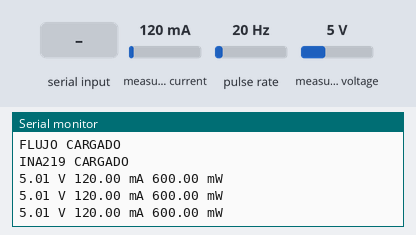
Bench run of a sketch on a simulated Arduino Uno, built with avr-gcc and run on an emulated ATmega328P. Shown: the last lines printed to the serial monitor. Wiring (inferred from the names in the program): pulse sensor: data pin 2. Inputs (shaded band) come from the test bench; at power-on: measured current 120 mA, measured voltage 5 V, pulse rate 20 Hz.

Above: at 2.7 s.
2.8 s: "1\n" received over the second serial link
4.5 s: measured current set to 40 mA
At 5.0 s:
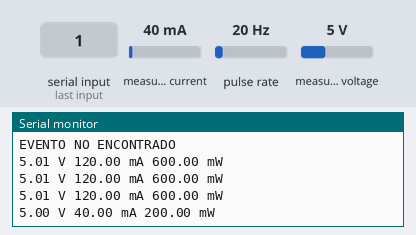
6.0 s: measured voltage set to 0.3 V
At 6.5 s:
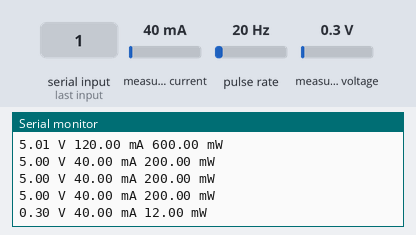
7.5 s: "0\n" received over the second serial link
9.0 s: measured current set to 500 mA
At 9.6 s:
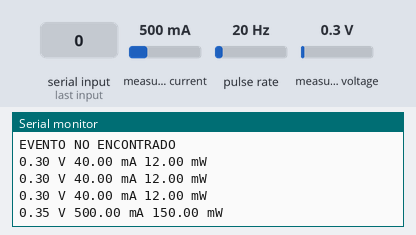
Timing chart, 0 to 11.5 s (numbered marks = the images above; inputs shaded):
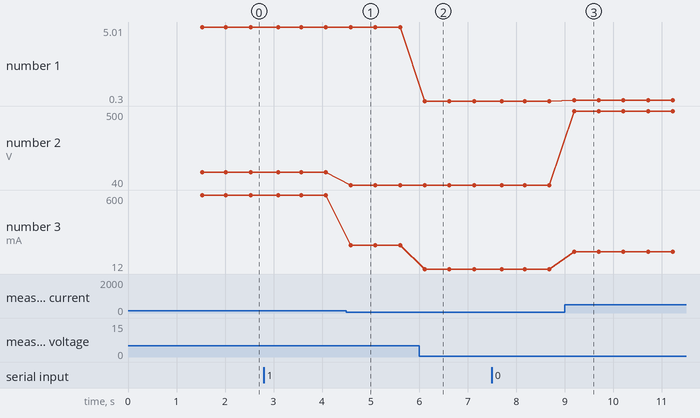

Measured:
- after the input at 4.5 s, the serial monitor: prints a new line after 0.09 s (image 1)
- after the input at 6.0 s, the serial monitor: prints a new line after 0.12 s (image 2)
- after the input at 9.0 s, the serial monitor: prints a new line after 0.19 s (image 3)
- plotted number 1: 5.01 → 5 after the input at 4.5 s, 5 → 0.3 after the input at 6.0 s, 0.3 → 0.35 after the input at 9.0 s
- plotted number 2: 120 → 40 after the input at 4.5 s, 40 → 500 after the input at 9.0 s
- plotted number 3: 600 → 200 after the input at 4.5 s, 200 → 12 after the input at 6.0 s, 12 → 150 after the input at 9.0 s

The sketch:

GetFlowSense.ino
```cpp
#include <SoftwareSerial.h>
#include <Wire.h>
#include <Adafruit_INA219.h>


int NumPulsos;         //variable para la cantidad de pulsos recibidos
int SensorFlujo = 2;            //Sensor conectado en el pin 2
float factor_conversion = 7.11; //para convertir de frecuencia a caudal
long dt = 0;                    //variación de tiempo por cada bucle
long t0 = 0;                    //millis() del bucle anterior
float FLUJO[2];


bool EstadoValvula = false;
int Valvula = 5;

Adafruit_INA219 ina219;
float ENERGIA[5];


SoftwareSerial ESP32(10, 11);
String CmdEsp32 = "";
String RpsEsp32 = "";
String RpsEsp32PW = "";

bool FlagsMsg = false;

void ContarPulsos()
{
    NumPulsos++; //incrementamos la variable de pulsos
}

int ObtenerFrecuecia()
{
    int frecuencia;
    NumPulsos = 0;          //Ponemos a 0 el número de pulsos
    interrupt();
    delay(1000);
    noInterrupts();
    frecuencia = NumPulsos; //Hz(pulsos por segundo)
    return frecuencia;
}
void interrupt(){
    interrupts();
    delay(1000);          //muestra de 1 segundo
    noInterrupts();
    return;
}

void setup()
{
    Serial.begin(9600);
    Serial.println("INICIO DE CONFIGURACION INICIAL");
    delay(500);

    ESP32.begin(115200);
    Serial.println("ESP32 CARGADO");
    delay(500);

    pinMode(Valvula, OUTPUT);
    pinMode(Valvula, LOW);
    Serial.println("VALVULA CARGADA");
    delay(500);

    pinMode(SensorFlujo, INPUT);
    attachInterrupt(0, ContarPulsos, RISING); //(Interrupción 0(Pin2),función,Flanco de subida)
    t0 = millis();
    Serial.println("FLUJO CARGADO");

    uint32_t currentFrequency;
    ina219.begin();
    Serial.println("INA219 CARGADO");

  //  Serial.println("PRUEBA DE PROGRAMA");
  //  delay(3000);
  //  Serial.println("PRUEBA SENSOR DE ENERGIA");
  //  GetPower();
  //  delay(1000);


//    Serial.println("FIN PRUEBAS....");
    //delay(5000);

}

void loop()
{
    GetPower();
    //delay(100);
    //GetSensorFlow();
    //noInterrupts();
    //delay(500);
    if(ESP32.available()){
    for(int i=0 ; i<4;i++){
        if(ESP32.available()){
            Serial.println("nuevo mensajes: ");
            ReciboDeMensaje();
            delay(10);
            }
    }}

}

void GetSensorFlow()
{
    delay(500);
    float frecuencia = ObtenerFrecuecia();
    FLUJO[0] = frecuencia / factor_conversion;
    dt = millis() - t0;
    t0 = millis();
    FLUJO[1] = FLUJO[1] + (FLUJO[0] / 60) * (dt / 1000);
    RpsEsp32=String(FLUJO[0])+" L/min " + String(FLUJO[1]) + " L";
    Serial.println(RpsEsp32);
    delay(500);

}

void GetPower()
{
  ENERGIA[0] = ina219.getShuntVoltage_mV();
  ENERGIA[1] = ina219.getBusVoltage_V();
  ENERGIA[2] = ina219.getCurrent_mA();
  ENERGIA[3] = ina219.getPower_mW();
  ENERGIA[4] = ENERGIA[1] + (ENERGIA[0] / 1000);

  RpsEsp32PW=String(ENERGIA[4])+ " V " + String(ENERGIA[2])+ " mA " + String(ENERGIA[3]) + " mW" ;
  Serial.println(RpsEsp32PW);
  delay(500);
}


void ReciboDeMensaje()
{
    CmdEsp32 = "";
    while (ESP32.available())
    {
        char x;
        x = ESP32.read();
        CmdEsp32 += x;
        if (x == '\n')
        {
            Serial.print(">>msg: ");
            Serial.println(CmdEsp32);
            FlagsMsg = true;
            break;
        }
    }
    DetectadorDeEventos();
}

void EnviarMensaje(String msg)
{
    if (FlagsMsg)
    {
        Serial.println("SE PROCEDE A ENVIAR RESPUESTA AL ESP32");
        Serial.println(msg);
        msg += '\n';
        for(int i =0; i<msg.length();i++){
            ESP32.write((char)msg[i]);
          }
        FlagsMsg = false;
    }
}

void DetectadorDeEventos()
{
  Serial.println("detectando evento");
    if (CmdEsp32 == "OK\n")
    {
        EnviarMensaje("OK\n");
        return;
    }
    if (CmdEsp32 == "GFL\n")
    {
        EnviarMensaje(RpsEsp32);
        return;
    }
    if (CmdEsp32 == "GPW\n")
    {
        EnviarMensaje(RpsEsp32PW);
        return;
    }
    Serial.println("EVENTO NO ENCONTRADO");
    return;


}
```
